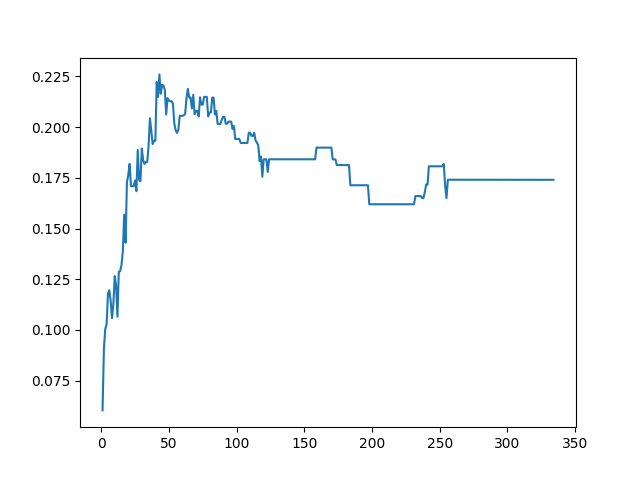

Write the Python code that produced this figure.
import pandas as pd
from sklearn.model_selection import train_test_split
from sklearn.feature_selection import SelectKBest, f_regression, RFE
from sklearn.linear_model import LinearRegression
from sklearn.ensemble import GradientBoostingRegressor
from sklearn.metrics import mean_squared_error, r2_score, mean_absolute_error
from sklearn.pipeline import Pipeline
from sklearn.model_selection import GridSearchCV
from tqdm import tqdm
from xgboost import XGBRegressor
import matplotlib.pyplot as plt
import json

machine_df = pd.read_csv('machine_df.csv')
X = machine_df.drop('potential_total_value_of_award', axis = 1)
y = machine_df[['potential_total_value_of_award']]

# split data to train and test
X_train, X_test, y_train, y_test = train_test_split(X, y,test_size=0.2, random_state= 707)
y_train = y_train.squeeze()
y_test = y_test.squeeze()
print (X_train.shape, y_train.shape, X_test.shape, y_test.shape)

# create a function to do feature selection
def select_features(X_train, y_train, X_test, k):
    selector = SelectKBest(f_regression, k=k)
    x_train_selected = selector.fit_transform(X_train, y_train)
    x_test_selected = selector.transform(X_test)
    
    mask = selector.get_support()
    selected_features = X_train.columns[mask]
    selected_features_list = selected_features.tolist()
    
    return x_train_selected, x_test_selected, selected_features_list

################## FIND THE BEST XGBOOST MODEL ##################

n_features = range(1, len(X.columns)+1)
test_rmse_xgb = []
test_mse_xgb = []
test_r2_xgb = []
dict_selected_features_xgb = {}
dict_best_params_xgb = {}
for k in tqdm(n_features):
    x_train_selected, x_test_selected, selected_features = select_features(X_train, y_train, X_test, k)
    dict_selected_features_xgb[k] = selected_features
    
    xgb = XGBRegressor(random_state=42)
    
    # Define hyperparameter grid
    param_grid = {
        'n_estimators': [100, 200],
        'learning_rate': [0.01, 0.1],
        'max_depth': [3, 5],
        'min_child_weight': [1, 3]
    }

    # Setup GridSearchCV
    grid_search_xgb = GridSearchCV(estimator=xgb, param_grid=param_grid, cv=5, scoring='r2', n_jobs=-1)

    # Fit the model
    grid_search_xgb.fit(x_train_selected, y_train.values.ravel())

    # Predict on the test set with the best parameters
    y_pred_xgb = grid_search_xgb.predict(x_test_selected)

    # Performance metrics
    mse_xgb = mean_squared_error(y_test, y_pred_xgb)
    rmse_xgb = mse_xgb ** 0.5
    r2_xgb = r2_score(y_test, y_pred_xgb)
    
    dict_best_params_xgb[k] = grid_search_xgb.best_params_
    dict_best_params_xgb[k]['r2'] = r2_xgb
    dict_best_params_xgb[k]['rmse'] = rmse_xgb
    dict_best_params_xgb[k]['mse'] = mse_xgb

    test_rmse_xgb.append(rmse_xgb)
    test_mse_xgb.append(mse_xgb)
    test_r2_xgb.append(r2_xgb)
    
plt.plot(n_features, test_r2_xgb, label='R2')
plt.savefig('xgboost_regression.png')
plt.close()

# save 2 dicts to json with nice formatting
with open('dict_selected_features_xgb.json', 'w') as f:
    f.write(json.dumps(dict_selected_features_xgb, indent=4))
    
with open('dict_best_params_xgb.json', 'w') as f:
    f.write(json.dumps(dict_best_params_xgb, indent=4))